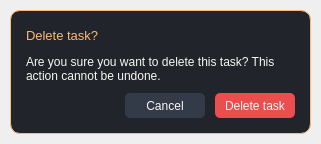
<?xml version="1.0" encoding="UTF-8"?>
<ui version="4.0">
 <class>WarningDialog</class>
 <widget class="QDialog" name="WarningDialog">
  <property name="geometry">
   <rect>
    <x>0</x>
    <y>0</y>
    <width>321</width>
    <height>144</height>
   </rect>
  </property>
  <property name="windowTitle">
   <string>Dialog</string>
  </property>
  <property name="styleSheet">
   <string notr="true">QWidget{
	color: #F8F8F2;
	font: 8pt &quot;Inter 24pt Medium&quot;;
}
#bgApp {	
	background-color: rgb(33, 37, 43);
	border-radius: 10px;
	border: 1px solid #FFB86C;
}
#btn_delete {
	border-radius: 5px;	
	border: none;
	background-color: rgb(235, 78, 78);
}
#btn_delete::hover {
	background-color: rgb(206, 69, 69);
}
#btn_delete::pressed {
	background-color: rgb(235, 78, 78);
}
#btn_cancel {
	border-radius: 5px;	
	border: none;
	background-color: rgb(52, 59, 72);
}
#btn_cancel::hover {
	background-color: rgb(49, 56, 68);
}
#btn_cancel::pressed {
	background-color: rgb(52, 59, 72);
}
#labelTitle {
	color: #FFB86C;
	font: 10pt;
}
</string>
  </property>
  <layout class="QVBoxLayout" name="shadow">
   <property name="spacing">
    <number>0</number>
   </property>
   <property name="leftMargin">
    <number>10</number>
   </property>
   <property name="topMargin">
    <number>10</number>
   </property>
   <property name="rightMargin">
    <number>10</number>
   </property>
   <property name="bottomMargin">
    <number>10</number>
   </property>
   <item>
    <widget class="QFrame" name="bgApp">
     <property name="frameShape">
      <enum>QFrame::NoFrame</enum>
     </property>
     <property name="frameShadow">
      <enum>QFrame::Raised</enum>
     </property>
     <layout class="QVBoxLayout" name="verticalLayout">
      <property name="spacing">
       <number>0</number>
      </property>
      <property name="leftMargin">
       <number>0</number>
      </property>
      <property name="topMargin">
       <number>0</number>
      </property>
      <property name="rightMargin">
       <number>0</number>
      </property>
      <property name="bottomMargin">
       <number>0</number>
      </property>
      <item>
       <widget class="QFrame" name="contentBox">
        <property name="frameShape">
         <enum>QFrame::NoFrame</enum>
        </property>
        <property name="frameShadow">
         <enum>QFrame::Raised</enum>
        </property>
        <layout class="QVBoxLayout" name="verticalLayout_2">
         <property name="spacing">
          <number>10</number>
         </property>
         <property name="leftMargin">
          <number>15</number>
         </property>
         <property name="topMargin">
          <number>15</number>
         </property>
         <property name="rightMargin">
          <number>15</number>
         </property>
         <property name="bottomMargin">
          <number>15</number>
         </property>
         <item>
          <widget class="QLabel" name="labelTitle">
           <property name="text">
            <string>Delete task?</string>
           </property>
          </widget>
         </item>
         <item>
          <widget class="QLabel" name="labelDetails">
           <property name="text">
            <string>Are you sure you want to delete this task? This action cannot be undone.</string>
           </property>
           <property name="wordWrap">
            <bool>true</bool>
           </property>
          </widget>
         </item>
         <item>
          <layout class="QHBoxLayout" name="horizontalLayout">
           <property name="spacing">
            <number>10</number>
           </property>
           <item>
            <spacer name="horizontalSpacer">
             <property name="orientation">
              <enum>Qt::Horizontal</enum>
             </property>
             <property name="sizeHint" stdset="0">
              <size>
               <width>40</width>
               <height>20</height>
              </size>
             </property>
            </spacer>
           </item>
           <item>
            <widget class="QPushButton" name="btn_cancel">
             <property name="minimumSize">
              <size>
               <width>80</width>
               <height>25</height>
              </size>
             </property>
             <property name="maximumSize">
              <size>
               <width>80</width>
               <height>25</height>
              </size>
             </property>
             <property name="cursor">
              <cursorShape>PointingHandCursor</cursorShape>
             </property>
             <property name="text">
              <string>Cancel</string>
             </property>
            </widget>
           </item>
           <item>
            <widget class="QPushButton" name="btn_delete">
             <property name="minimumSize">
              <size>
               <width>80</width>
               <height>25</height>
              </size>
             </property>
             <property name="maximumSize">
              <size>
               <width>80</width>
               <height>25</height>
              </size>
             </property>
             <property name="cursor">
              <cursorShape>PointingHandCursor</cursorShape>
             </property>
             <property name="text">
              <string>Delete task</string>
             </property>
            </widget>
           </item>
          </layout>
         </item>
        </layout>
       </widget>
      </item>
     </layout>
    </widget>
   </item>
  </layout>
 </widget>
 <resources/>
 <connections/>
</ui>
